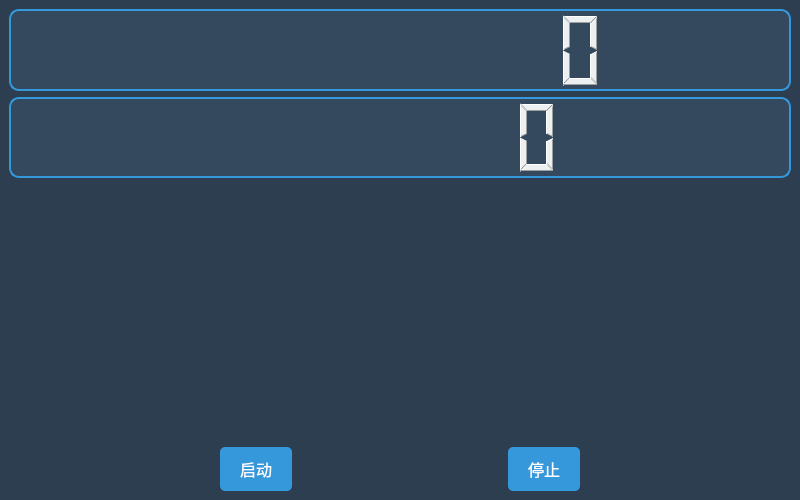
<?xml version="1.0" encoding="UTF-8"?>
<ui version="4.0">
 <class>DateTime</class>
 <widget class="QMainWindow" name="DateTime">
  <property name="geometry">
   <rect>
    <x>0</x>
    <y>0</y>
    <width>800</width>
    <height>500</height>
   </rect>
  </property>
  <property name="windowTitle">
   <string>日期时间</string>
  </property>
  <property name="styleSheet">
   <string notr="true">QMainWindow { background-color: #2c3e50; }
QWidget#centralwidget { background-color: #2c3e50; }
QLCDNumber { background-color: #34495e; border: 2px solid #3498db; border-radius: 10px; color: #ecf0f1; }
QPushButton { background-color: #3498db; color: white; border: none; border-radius: 5px; padding: 10px 20px; font-size: 16px; }
QPushButton:hover { background-color: #2980b9; }
QPushButton:pressed { background-color: #2471a3; }
QLabel { color: #ecf0f1; font-size: 16px; }
QLabel#label_date { font-size: 24px; font-weight: bold; }
QLabel#label_time { font-size: 36px; font-weight: bold; }
QLabel#label_week { font-size: 20px; }
QLabel#label_other { font-size: 14px; color: #bdc3c7; }</string>
  </property>
  <widget class="QWidget" name="centralwidget">
   <layout class="QVBoxLayout" name="verticalLayout">
    <item>
     <layout class="QHBoxLayout" name="horizontalLayout_2">
      <item>
       <widget class="QLCDNumber" name="lcdDate">
        <property name="digitCount">
         <number>10</number>
        </property>
       </widget>
      </item>
     </layout>
    </item>
    <item>
     <layout class="QHBoxLayout" name="horizontalLayout_3">
      <item>
       <widget class="QLCDNumber" name="lcdTime">
        <property name="digitCount">
         <number>8</number>
        </property>
       </widget>
      </item>
     </layout>
    </item>
    <item>
     <layout class="QHBoxLayout" name="horizontalLayout">
      <item>
       <widget class="QLabel" name="label_date">
        <property name="text">
         <string/>
        </property>
        <property name="alignment">
         <set>Qt::AlignCenter</set>
        </property>
       </widget>
      </item>
     </layout>
    </item>
    <item>
     <layout class="QHBoxLayout" name="horizontalLayout_4">
      <item>
       <widget class="QLabel" name="label_week">
        <property name="text">
         <string/>
        </property>
        <property name="alignment">
         <set>Qt::AlignCenter</set>
        </property>
       </widget>
      </item>
     </layout>
    </item>
    <item>
     <layout class="QHBoxLayout" name="horizontalLayout_5">
      <item>
       <widget class="QLabel" name="label_other">
        <property name="text">
         <string/>
        </property>
        <property name="alignment">
         <set>Qt::AlignCenter</set>
        </property>
       </widget>
      </item>
     </layout>
    </item>
    <item>
     <layout class="QHBoxLayout" name="horizontalLayout_6">
      <item>
       <spacer name="horizontalSpacer">
        <property name="orientation">
         <enum>Qt::Horizontal</enum>
        </property>
        <property name="sizeHint" stdset="0">
         <size>
          <width>40</width>
          <height>20</height>
         </size>
        </property>
       </spacer>
      </item>
      <item>
       <widget class="QPushButton" name="btnstart">
        <property name="text">
         <string>启动</string>
        </property>
       </widget>
      </item>
      <item>
       <spacer name="horizontalSpacer_2">
        <property name="orientation">
         <enum>Qt::Horizontal</enum>
        </property>
        <property name="sizeHint" stdset="0">
         <size>
          <width>40</width>
          <height>20</height>
         </size>
        </property>
       </spacer>
      </item>
      <item>
       <widget class="QPushButton" name="btnstop">
        <property name="text">
         <string>停止</string>
        </property>
       </widget>
      </item>
      <item>
       <spacer name="horizontalSpacer_3">
        <property name="orientation">
         <enum>Qt::Horizontal</enum>
        </property>
        <property name="sizeHint" stdset="0">
         <size>
          <width>40</width>
          <height>20</height>
         </size>
        </property>
       </spacer>
      </item>
     </layout>
    </item>
   </layout>
  </widget>
 </widget>
 <resources/>
 <connections/>
</ui>
